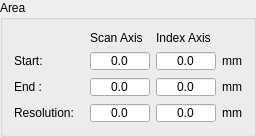
        <widget class="QGroupBox" name="BoxScanArea">
         <property name="title">
          <string>Area</string>
         </property>
         <layout class="QGridLayout" name="gridLayout_4">
          <item row="0" column="0">
           <layout class="QGridLayout" name="gridLayout">
            <item row="0" column="1">
             <widget class="QLabel" name="LabelPaValtage_2">
              <property name="sizePolicy">
               <sizepolicy hsizetype="Preferred" vsizetype="Preferred">
                <horstretch>111</horstretch>
                <verstretch>25</verstretch>
               </sizepolicy>
              </property>
              <property name="minimumSize">
               <size>
                <width>0</width>
                <height>0</height>
               </size>
              </property>
              <property name="text">
               <string>Scan Axis</string>
              </property>
             </widget>
            </item>
            <item row="0" column="2">
             <widget class="QLabel" name="LabelPaValtage_3">
              <property name="sizePolicy">
               <sizepolicy hsizetype="Preferred" vsizetype="Preferred">
                <horstretch>111</horstretch>
                <verstretch>25</verstretch>
               </sizepolicy>
              </property>
              <property name="minimumSize">
               <size>
                <width>0</width>
                <height>0</height>
               </size>
              </property>
              <property name="text">
               <string>Index Axis</string>
              </property>
             </widget>
            </item>
            <item row="1" column="0">
             <widget class="QLabel" name="LabelScanStart">
              <property name="sizePolicy">
               <sizepolicy hsizetype="Fixed" vsizetype="Fixed">
                <horstretch>0</horstretch>
                <verstretch>0</verstretch>
               </sizepolicy>
              </property>
              <property name="minimumSize">
               <size>
                <width>70</width>
                <height>20</height>
               </size>
              </property>
              <property name="maximumSize">
               <size>
                <width>70</width>
                <height>16777215</height>
               </size>
              </property>
              <property name="text">
               <string>Start:</string>
              </property>
             </widget>
            </item>
            <item row="1" column="1">
             <widget class="QDoubleSpinBox" name="ValueScanStart">
              <property name="sizePolicy">
               <sizepolicy hsizetype="Fixed" vsizetype="Fixed">
                <horstretch>0</horstretch>
                <verstretch>0</verstretch>
               </sizepolicy>
              </property>
              <property name="minimumSize">
               <size>
                <width>60</width>
                <height>20</height>
               </size>
              </property>
              <property name="maximumSize">
               <size>
                <width>60</width>
                <height>20</height>
               </size>
              </property>
              <property name="alignment">
               <set>Qt::AlignCenter</set>
              </property>
              <property name="buttonSymbols">
               <enum>QAbstractSpinBox::NoButtons</enum>
              </property>
              <property name="decimals">
               <number>1</number>
              </property>
              <property name="minimum">
               <double>-10000.000000000000000</double>
              </property>
              <property name="maximum">
               <double>10000.000000000000000</double>
              </property>
             </widget>
            </item>
            <item row="1" column="2">
             <widget class="QDoubleSpinBox" name="ValueIndexStart">
              <property name="sizePolicy">
               <sizepolicy hsizetype="Fixed" vsizetype="Fixed">
                <horstretch>0</horstretch>
                <verstretch>0</verstretch>
               </sizepolicy>
              </property>
              <property name="minimumSize">
               <size>
                <width>60</width>
                <height>20</height>
               </size>
              </property>
              <property name="maximumSize">
               <size>
                <width>60</width>
                <height>20</height>
               </size>
              </property>
              <property name="alignment">
               <set>Qt::AlignCenter</set>
              </property>
              <property name="buttonSymbols">
               <enum>QAbstractSpinBox::NoButtons</enum>
              </property>
              <property name="decimals">
               <number>1</number>
              </property>
              <property name="minimum">
               <double>-10000.000000000000000</double>
              </property>
              <property name="maximum">
               <double>10000.000000000000000</double>
              </property>
             </widget>
            </item>
            <item row="1" column="3">
             <widget class="QLabel" name="LabelScanStartUnit">
              <property name="text">
               <string>mm</string>
              </property>
              <property name="alignment">
               <set>Qt::AlignCenter</set>
              </property>
             </widget>
            </item>
            <item row="2" column="0">
             <widget class="QLabel" name="LabelScanEnd">
              <property name="sizePolicy">
               <sizepolicy hsizetype="Fixed" vsizetype="Fixed">
                <horstretch>0</horstretch>
                <verstretch>0</verstretch>
               </sizepolicy>
              </property>
              <property name="minimumSize">
               <size>
                <width>70</width>
                <height>20</height>
               </size>
              </property>
              <property name="maximumSize">
               <size>
                <width>70</width>
                <height>16777215</height>
               </size>
              </property>
              <property name="text">
               <string>End :</string>
              </property>
             </widget>
            </item>
            <item row="2" column="1">
             <widget class="QDoubleSpinBox" name="ValueScanEnd">
              <property name="sizePolicy">
               <sizepolicy hsizetype="Fixed" vsizetype="Fixed">
                <horstretch>0</horstretch>
                <verstretch>0</verstretch>
               </sizepolicy>
              </property>
              <property name="minimumSize">
               <size>
                <width>60</width>
                <height>20</height>
               </size>
              </property>
              <property name="maximumSize">
               <size>
                <width>60</width>
                <height>20</height>
               </size>
              </property>
              <property name="alignment">
               <set>Qt::AlignCenter</set>
              </property>
              <property name="buttonSymbols">
               <enum>QAbstractSpinBox::NoButtons</enum>
              </property>
              <property name="decimals">
               <number>1</number>
              </property>
              <property name="minimum">
               <double>-10000.000000000000000</double>
              </property>
              <property name="maximum">
               <double>10000.000000000000000</double>
              </property>
             </widget>
            </item>
            <item row="2" column="2">
             <widget class="QDoubleSpinBox" name="ValueIndexStop">
              <property name="sizePolicy">
               <sizepolicy hsizetype="Fixed" vsizetype="Fixed">
                <horstretch>0</horstretch>
                <verstretch>0</verstretch>
               </sizepolicy>
              </property>
              <property name="minimumSize">
               <size>
                <width>60</width>
                <height>20</height>
               </size>
              </property>
              <property name="maximumSize">
               <size>
                <width>60</width>
                <height>20</height>
               </size>
              </property>
              <property name="alignment">
               <set>Qt::AlignCenter</set>
              </property>
              <property name="buttonSymbols">
               <enum>QAbstractSpinBox::NoButtons</enum>
              </property>
              <property name="decimals">
               <number>1</number>
              </property>
              <property name="minimum">
               <double>-10000.000000000000000</double>
              </property>
              <property name="maximum">
               <double>10000.000000000000000</double>
              </property>
             </widget>
            </item>
            <item row="2" column="3">
             <widget class="QLabel" name="LabelScanEndUnit">
              <property name="text">
               <string>mm</string>
              </property>
              <property name="alignment">
               <set>Qt::AlignCenter</set>
              </property>
             </widget>
            </item>
            <item row="3" column="0">
             <widget class="QLabel" name="LabelScanResolution">
              <property name="sizePolicy">
               <sizepolicy hsizetype="Fixed" vsizetype="Fixed">
                <horstretch>0</horstretch>
                <verstretch>0</verstretch>
               </sizepolicy>
              </property>
              <property name="minimumSize">
               <size>
                <width>70</width>
                <height>20</height>
               </size>
              </property>
              <property name="maximumSize">
               <size>
                <width>70</width>
                <height>16777215</height>
               </size>
              </property>
              <property name="text">
               <string>Resolution:</string>
              </property>
             </widget>
            </item>
            <item row="3" column="1">
             <widget class="QDoubleSpinBox" name="ValueScanResolution">
              <property name="sizePolicy">
               <sizepolicy hsizetype="Fixed" vsizetype="Fixed">
                <horstretch>0</horstretch>
                <verstretch>0</verstretch>
               </sizepolicy>
              </property>
              <property name="minimumSize">
               <size>
                <width>60</width>
                <height>20</height>
               </size>
              </property>
              <property name="maximumSize">
               <size>
                <width>60</width>
                <height>20</height>
               </size>
              </property>
              <property name="alignment">
               <set>Qt::AlignCenter</set>
              </property>
              <property name="buttonSymbols">
               <enum>QAbstractSpinBox::NoButtons</enum>
              </property>
              <property name="decimals">
               <number>1</number>
              </property>
              <property name="minimum">
               <double>-10000.000000000000000</double>
              </property>
              <property name="maximum">
               <double>10000.000000000000000</double>
              </property>
             </widget>
            </item>
            <item row="3" column="2">
             <widget class="QDoubleSpinBox" name="ValueIndexResolution">
              <property name="sizePolicy">
               <sizepolicy hsizetype="Fixed" vsizetype="Fixed">
                <horstretch>0</horstretch>
                <verstretch>0</verstretch>
               </sizepolicy>
              </property>
              <property name="minimumSize">
               <size>
                <width>60</width>
                <height>20</height>
               </size>
              </property>
              <property name="maximumSize">
               <size>
                <width>60</width>
                <height>20</height>
               </size>
              </property>
              <property name="alignment">
               <set>Qt::AlignCenter</set>
              </property>
              <property name="buttonSymbols">
               <enum>QAbstractSpinBox::NoButtons</enum>
              </property>
              <property name="decimals">
               <number>1</number>
              </property>
              <property name="minimum">
               <double>-10000.000000000000000</double>
              </property>
              <property name="maximum">
               <double>10000.000000000000000</double>
              </property>
             </widget>
            </item>
            <item row="3" column="3">
             <widget class="QLabel" name="LabelScanResolutionUnit">
              <property name="text">
               <string>mm</string>
              </property>
              <property name="alignment">
               <set>Qt::AlignCenter</set>
              </property>
             </widget>
            </item>
           </layout>
          </item>
         </layout>
        </widget>
